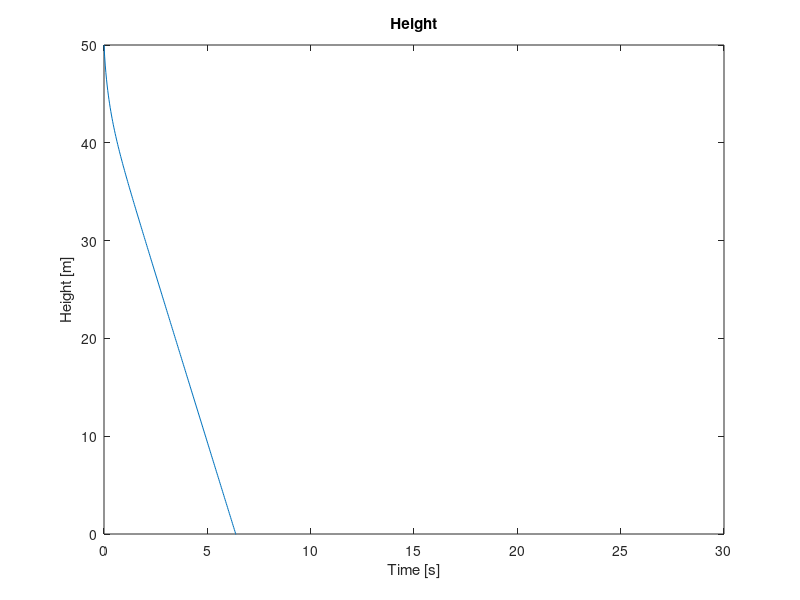
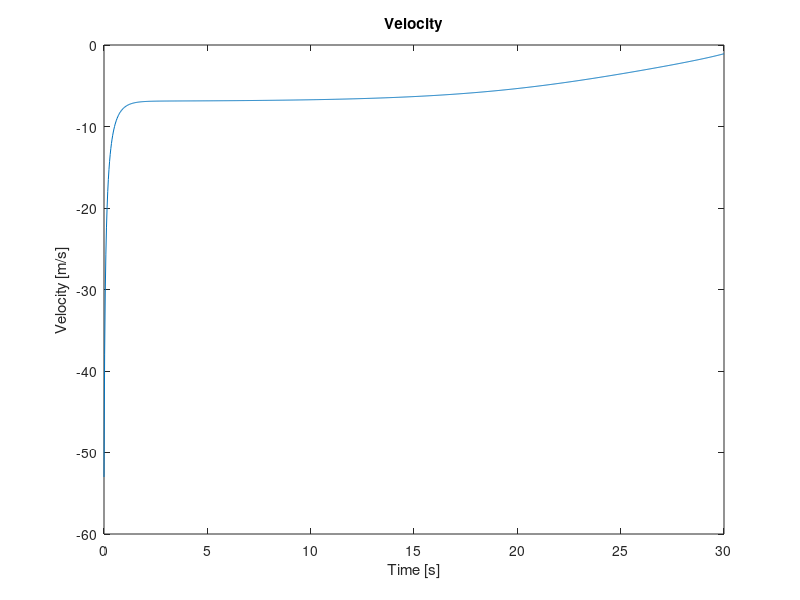
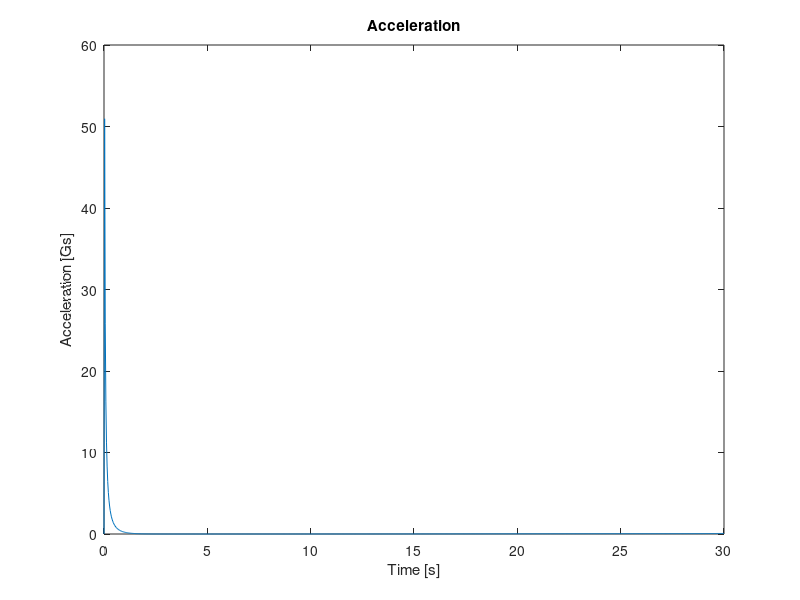
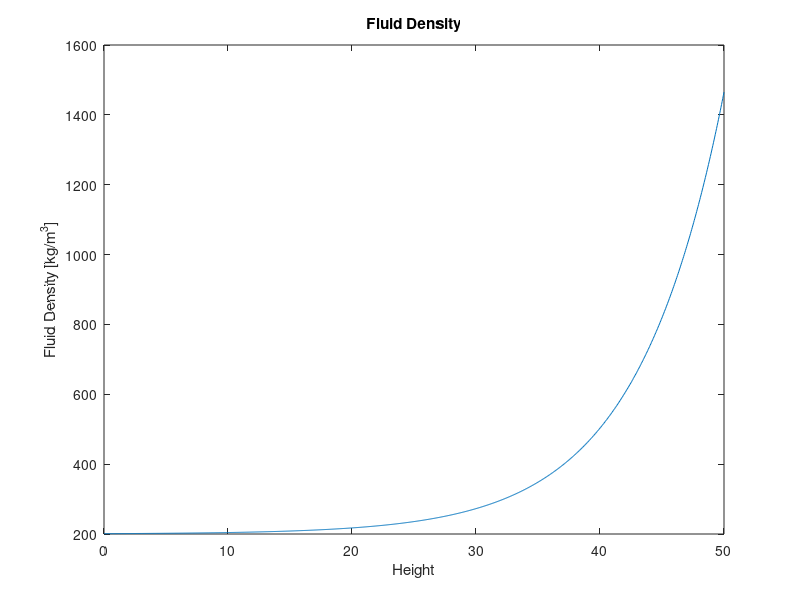

Recreate these plots in MATLAB, in order.
resolution = 1000;
maxTime = 30;
initialHeight = 50; %m
dt = maxTime/resolution;
x = linspace(0,initialHeight,resolution)';

% fluidDensity = zeros(resolution,1);
% for i = 2:resolution
%     fluidDensity(i) = 500;
% end

fluidDensity = exp((x)/7)+200; %linspace(1.225,997,resolution)'; %kg/m3

t = linspace(0,maxTime,resolution)';
humanDensity = 985; %kg/m3
humanMass = 100; %kg
humanFrontalArea = 0.18; %m2
humanVolume = 0.062; %m3
initialVelocity = -53; %m/s
height = zeros(resolution,1);
velocity= zeros(resolution,1);
acceleration = zeros(resolution,1);
% time = zeros(resolution,1);
C_D = 1;
gravity = 9.806; %m/s2

gravityForce = gravity*humanMass; %N
pressureDrag = 0; %N
buoyancyForce = 0; %N

velocity(1) = initialVelocity;
height(1) = initialHeight;

for i = 2:resolution
    pressureDrag = 0.5*fluidDensity(i)*velocity(i-1)^2*humanFrontalArea*C_D; %N upward
    buoyancyForce = fluidDensity(i)*humanVolume*gravity; %N upward
    dv = (pressureDrag + buoyancyForce - gravityForce)/humanMass*dt;
    velocity(i) = velocity(i-1) + dv;
    acceleration(i) = dv/dt/gravity;
    height(i) = height(i-1) + velocity(i)*dt;
    if height(i) <= 0 && height(i-1) > 0
        disp(velocity(i));
    end
end

figure(1)
plot(t,height)
xlabel('Time [s]');
ylabel('Height [m]');
title('Height')
ylim([0, initialHeight]);

figure(2)
plot(t,velocity)
xlabel('Time [s]');
ylabel('Velocity [m/s]');
title('Velocity')

figure(3)
plot(t,acceleration)
xlabel('Time [s]');
ylabel('Acceleration [Gs]');
title('Acceleration')

figure(4)
plot(x,fluidDensity)
xlabel('Height');
ylabel('Fluid Density [kg/m^3]');
title('Fluid Density')